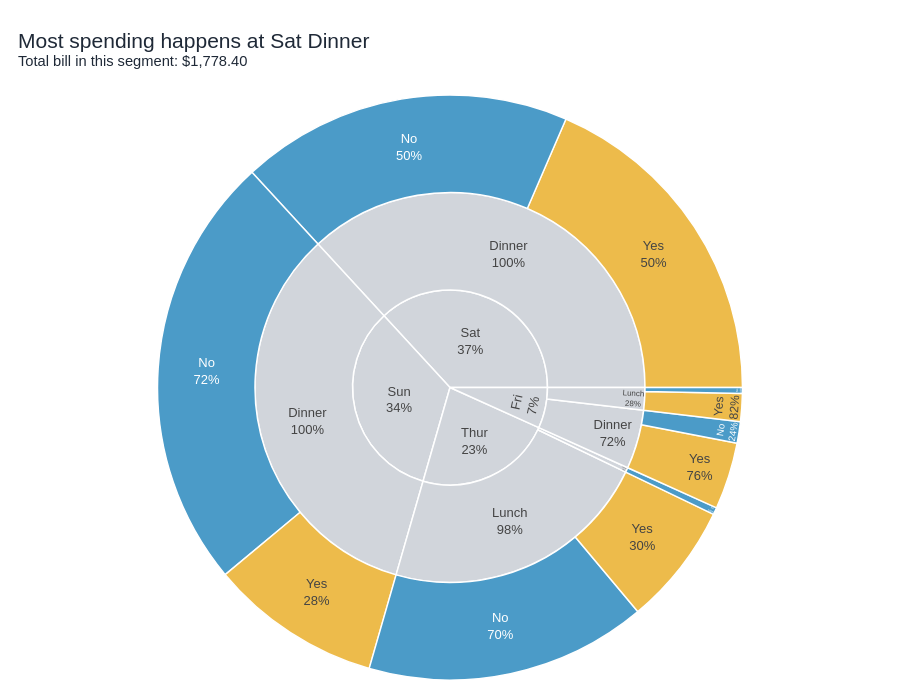

Write notebook code for a chart like this one.
### Markdown cell above
## Task 2 — Sunburst: tipping behaviour by day and meal time

**What to build:** A sunburst chart using the built-in `tips` dataset showing how **total bill amount** is distributed across day → time → smoker status.

**Requirements:**
- Load tips with `px.data.tips()`
- Aggregate **total bill** (sum of `total_bill`) per group — not count
- Hierarchy: `path=['day', 'time', 'smoker']`
- Colour encodes smoker status with a CVD-safe blue/orange palette
- Grey out parent nodes (day and time level)
- Use `percent parent` for text labels
- Insight title describing where the most spending happens

> 💡 `tips.groupby(['day', 'time', 'smoker'])['total_bill'].sum().reset_index()`

### Code cell
# Task 2 - Sunburst: tipping behaviour by day and meal time

tips = px.data.tips()

tips_agg = (
    tips
    .groupby(["day", "time", "smoker"], as_index=False)["total_bill"]
    .sum()
)

day_time_totals = (
    tips_agg
    .groupby(["day", "time"], as_index=False)["total_bill"]
    .sum()
    .sort_values("total_bill", ascending=False)
)

top_segment = day_time_totals.iloc[0]

smoker_colors = {
    "Yes": "#E69F00",
    "No": "#0072B2"
}

fig = px.sunburst(
    tips_agg,
    path=["day", "time", "smoker"],
    values="total_bill",
    color="smoker",
    color_discrete_map=smoker_colors,
    title=(
        f"Most spending happens at {top_segment['day']} {top_segment['time']}"
        f"<br><sup>Total bill in this segment: ${top_segment['total_bill']:,.2f}</sup>"
    )
)

parent_ids = set(fig.data[0].parents)

fig.update_traces(
    marker=dict(
        colors=[
            "#D1D5DB" if node_id in parent_ids else smoker_colors.get(label, "#D1D5DB")
            for node_id, label in zip(fig.data[0].ids, fig.data[0].labels)
        ],
        line=dict(color="white", width=1.5)
    ),
    textinfo="label+percent parent",
    hovertemplate="<b>%{label}</b><br>Total bill: $%{value:,.2f}<br>%{percentParent:.1%} of parent<extra></extra>",
    branchvalues="total"
)

fig.update_layout(
    template="plotly_white",
    height=700,
    width=900,
    title=dict(x=0.02, xanchor="left", font=dict(size=21)),
    font=dict(family="Arial", size=13, color="#1F2937"),
    margin=dict(l=20, r=20, t=95, b=20)
)

fig.show()

### Figure 1 — Plotly figure (JSON) as saved in the notebook; plotly's stock layout.template omitted (floating-point values rounded to 4 significant figures)
{"data": [{"branchvalues": "total", "customdata": [["(?)"], ["(?)"], ["(?)"], ["(?)"], ["(?)"], ["(?)"], ["(?)"], ["(?)"], ["(?)"], ["No"], ["No"], ["No"], ["No"], ["No"], ["No"], ["No"], ["Yes"], ["Yes"], ["Yes"], ["Yes"], ["Yes"]], "domain": {"x": [0, 1], "y": [0, 1]}, "hovertemplate": "<b>%{label}</b><br>Total bill: $%{value:,.2f}<br>%{percentParent:.1%} of parent<extra></extra>", "ids": ["Thur", "Sat", "Fri", "Thur/Lunch", "Sun/Dinner", "Sat/Dinner", "Fri/Lunch", "Fri/Dinner", "Sun", "Thur/Dinner", "Fri/Dinner/No", "Thur/Dinner/No", "Sun/Dinner/No", "Sat/Dinner/No", "Fri/Lunch/No", "Thur/Lunch/No", "Sun/Dinner/Yes", "Sat/Dinner/Yes", "Fri/Lunch/Yes", "Fri/Dinner/Yes", "Thur/Lunch/Yes"], "labels": ["Thur", "Sat", "Fri", "Lunch", "Dinner", "Dinner", "Lunch", "Dinner", "Sun", "Dinner", "No", "No", "No", "No", "No", "No", "Yes", "Yes", "Yes", "Yes", "Yes"], "marker": {"colors": ["#D1D5DB", "#D1D5DB", "#D1D5DB", "#D1D5DB", "#D1D5DB", "#D1D5DB", "#D1D5DB", "#D1D5DB", "#D1D5DB", "#D1D5DB", "#0072B2", "#0072B2", "#0072B2", "#0072B2", "#0072B2", "#0072B2", "#E69F00", "#E69F00", "#E69F00", "#E69F00", "#E69F00"], "line": {"color": "white", "width": 1.5}}, "name": "", "parents": ["", "", "", "Thur", "Sun", "Sat", "Fri", "Fri", "", "Thur", "Fri/Dinner", "Thur/Dinner", "Sun/Dinner", "Sat/Dinner", "Fri/Lunch", "Thur/Lunch", "Sun/Dinner", "Sat/Dinner", "Fri/Lunch", "Fri/Dinner", "Thur/Lunch"], "textinfo": "label+percent parent", "type": "sunburst", "values": [1096.0, 1778.0, 325.9, 1078.0, 1627.0, 1778.0, 89.92, 236.0, 1627.0, 18.78, 57.7, 18.78, 1169.0, 884.8, 15.98, 751.3, 458.3, 893.6, 73.94, 178.3, 326.2]}], "layout": {"font": {"color": "#1F2937", "family": "Arial", "size": 13}, "height": 700, "legend": {"tracegroupgap": 0}, "margin": {"b": 20, "l": 20, "r": 20, "t": 95}, "title": {"font": {"size": 21}, "text": "Most spending happens at Sat Dinner<br><sup>Total bill in this segment: $1,778.40</sup>", "x": 0.02, "xanchor": "left"}, "width": 900}}
